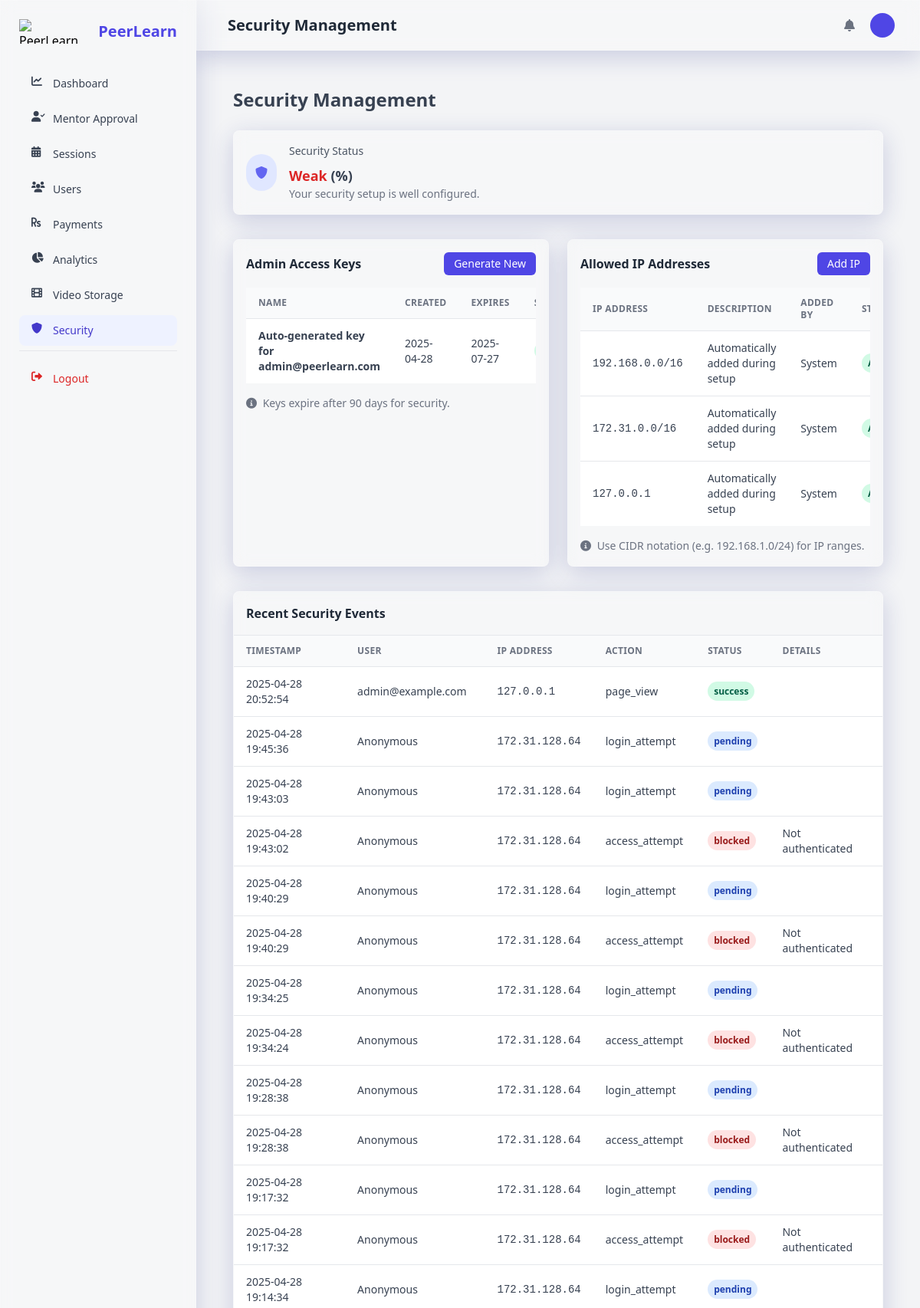
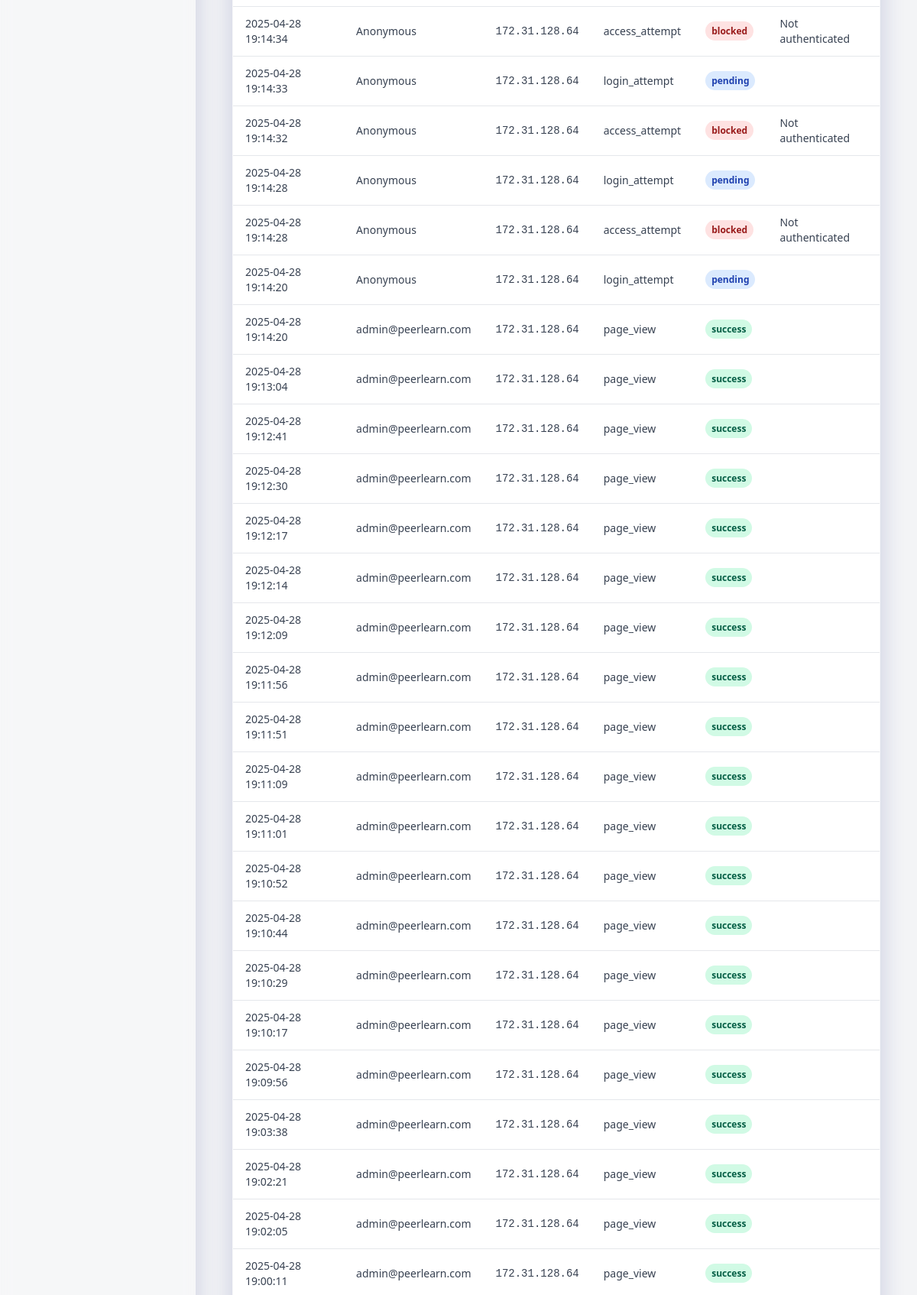
Page /admin-panel/security/ (signed in, upper part) on the committed database (2 pictures, top to bottom).
### admin_panel/models.py (models this page shows, shortened)
class AdminAccessKey(models.Model):
    key_name = models.CharField(max_length=100)
    key_value = models.CharField(max_length=255)  # Hashed value of the key
    is_active = models.BooleanField(default=True)
    created_at = models.DateTimeField(auto_now_add=True)
    expires_at = models.DateTimeField(null=True, blank=True)
    created_by = models.ForeignKey(
        settings.AUTH_USER_MODEL,
        on_delete=models.SET_NULL,
        null=True,
        related_name='created_access_keys'
    )
    @property
    def is_expired(self):
        if not self.expires_at:
            return False
        return self.expires_at < timezone.now()

class AllowedIP(models.Model):
    ip_address = models.CharField(max_length=50)  # Can be single IP or CIDR notation
    description = models.CharField(max_length=255, blank=True)
    is_active = models.BooleanField(default=True)
    added_by = models.ForeignKey(
        settings.AUTH_USER_MODEL,
        on_delete=models.SET_NULL,
        null=True,
        related_name='added_allowed_ips'
    )
    created_at = models.DateTimeField(auto_now_add=True)

class AdminAccessLog(models.Model):
    user = models.ForeignKey(
        settings.AUTH_USER_MODEL,
        on_delete=models.SET_NULL,
        null=True,
        blank=True,
        related_name='admin_access_logs'
    )
    ip_address = models.GenericIPAddressField()
    action = models.CharField(max_length=100)  # login, logout, page_view, etc.
    path = models.CharField(max_length=255, blank=True)
    status = models.CharField(max_length=50)  # success, failed, blocked
    user_agent = models.TextField(blank=True)
    timestamp = models.DateTimeField(auto_now_add=True)
    details = models.TextField(blank=True)  # Additional details like reason for failure
    class Meta:
        ordering = ['-timestamp']

### users/models.py (models this page shows, shortened)
class User(AbstractUser):
    ROLE_CHOICES = (
        ('learner', _('Learner')),
        ('mentor', _('Mentor')),
        ('admin', _('Admin')),
    )
    username = None
    email = models.EmailField(_('email address'), unique=True)
    profile_picture = models.ImageField(_('profile picture'), upload_to='profile_pictures/', blank=True, null=True)
    role = models.CharField(_('role'), max_length=10, choices=ROLE_CHOICES, default='learner')
    two_factor_enabled = models.BooleanField(_('two-factor authentication'), default=False)
    USERNAME_FIELD = 'email'
    REQUIRED_FIELDS = []
    objects = UserManager()
    def get_full_name(self):
        return f"{self.first_name} {self.last_name}".strip() or self.email
    full_name = property(get_full_name)

### admin_panel/views.py (the view)
# urls.py: path('security/', views.security_management, name='security_management'),
@login_required
@user_passes_test(is_admin)
def security_management(request):
    access_keys = AdminAccessKey.objects.all().order_by('-created_at')
    allowed_ips = AllowedIP.objects.all().order_by('-created_at')
    log_filter = request.GET.get('log_filter', 'all')
    if log_filter == 'all':
        access_logs = AdminAccessLog.objects.all()
    else:
        access_logs = AdminAccessLog.objects.filter(status=log_filter)
    access_logs = access_logs.select_related('user').order_by('-timestamp')[:100]
    context = {
        'access_keys': access_keys,
        'allowed_ips': allowed_ips,
        'access_logs': access_logs,
        'log_filter': log_filter,
    }
    return render(request, 'admin_panel/security_management.html', context)

### admin_panel/views.py (called while the page is built)
def is_admin(user):
    return user.is_authenticated and user.role == 'admin'

### templates/admin_panel/security_management.html (shortened to what this page needs)
{% extends 'admin_panel/base.html' %}
{% load static %}
{% load i18n %}
{% block header_title %}{% trans "Security Management" %}{% endblock %}
{% block content %}
<div class="container px-6 mx-auto grid">
    <h2 class="my-6 text-2xl font-semibold text-gray-700">
        {% trans "Security Management" %}
    </h2>
    <div class="flex items-center p-4 bg-white rounded-lg shadow-xs glassmorphism mb-8">
        <div class="p-3 mr-4 text-indigo-500 bg-indigo-100 rounded-full">
            <i class="fas fa-shield-alt"></i>
        </div>
        <div>
            <p class="mb-2 text-sm font-medium text-gray-600">
                {% trans "Security Status" %}
            </p>
            <p class="text-lg font-semibold text-gray-700">
                {% if security_score >= 80 %}
                <span class="text-green-600">{% trans "Strong" %}</span>
                {% elif security_score >= 60 %}
                <span class="text-yellow-600">{% trans "Moderate" %}</span>
                {% else %}
                <span class="text-red-600">{% trans "Weak" %}</span>
                {% endif %}
                ({{ security_score }}%)
            </p>
            <p class="text-sm text-gray-500">
                {% if security_recommendations %}
                {{ security_recommendations }}
                {% else %}
                {% trans "Your security setup is well configured." %}
                {% endif %}
            </p>
        </div>
    </div>
    <div class="grid gap-6 mb-8 md:grid-cols-2">
        <div class="min-w-0 p-4 bg-white rounded-lg shadow-xs glassmorphism">
            <div class="flex items-center justify-between mb-4">
                <h4 class="font-semibold text-gray-800">
                    {% trans "Admin Access Keys" %}
                </h4>
                <a href="{% url 'generate_access_key' %}" class="px-3 py-1 text-sm font-medium leading-5 text-white transition-colors duration-150 bg-indigo-600 border border-transparent rounded-md active:bg-indigo-600 hover:bg-indigo-700 focus:outline-none focus:shadow-outline-indigo">
                    {% trans "Generate New" %}
                </a>
            </div>
            <div class="overflow-x-auto">
                <table class="w-full whitespace-no-wrap">
                    <thead>
                        <tr class="text-xs font-semibold tracking-wide text-left text-gray-500 uppercase border-b bg-gray-50">
                            <th class="px-4 py-3">{% trans "Name" %}</th>
                            <th class="px-4 py-3">{% trans "Created" %}</th>
                            <th class="px-4 py-3">{% trans "Expires" %}</th>
                            <th class="px-4 py-3">{% trans "Status" %}</th>
                        </tr>
                    </thead>
                    <tbody class="bg-white divide-y">
                        {% for key in access_keys %}
                        <tr class="text-gray-700">
                            <td class="px-4 py-3">
                                <div class="flex items-center text-sm">
                                    <div class="font-semibold">{{ key.key_name }}</div>
                                </div>
                            </td>
                            <td class="px-4 py-3 text-sm">
                                {{ key.created_at|date:"Y-m-d" }}
                            </td>
                            <td class="px-4 py-3 text-sm">
                                {{ key.expires_at|date:"Y-m-d" }}
                            </td>
                            <td class="px-4 py-3 text-xs">
                                <span class="px-2 py-1 font-semibold leading-tight rounded-full
                                {% if key.is_active %}
                                    {% if key.is_expired %}
                                        bg-red-100 text-red-800
                                    {% else %}
                                        bg-green-100 text-green-800
                                    {% endif %}
                                {% else %}
                                    bg-gray-100 text-gray-800
                                {% endif %}">
                                </span>
                            </td>
                        </tr>
                        {% empty %}
                        <tr>
                            <td colspan="5" class="px-4 py-3 text-center text-gray-500">
                                {% trans "No access keys found." %}
                            </td>
                        </tr>
                        {% endfor %}
                    </tbody>
                </table>
            </div>
            <div class="mt-4 text-sm text-gray-500">
                <i class="fas fa-info-circle mr-1"></i> {% trans "Keys expire after 90 days for security." %}
            </div>
        </div>
        <div class="min-w-0 p-4 bg-white rounded-lg shadow-xs glassmorphism">
            <div class="flex items-center justify-between mb-4">
                <h4 class="font-semibold text-gray-800">
                    {% trans "Allowed IP Addresses" %}
                </h4>
                <button class="px-3 py-1 text-sm font-medium leading-5 text-white transition-colors duration-150 bg-indigo-600 border border-transparent rounded-md active:bg-indigo-600 hover:bg-indigo-700 focus:outline-none focus:shadow-outline-indigo"
                        onclick="document.getElementById('addIPModal').classList.remove('hidden');">
                    {% trans "Add IP" %}
                </button>
            </div>
            <div class="overflow-x-auto">
                <table class="w-full whitespace-no-wrap">
                    <thead>
                        <tr class="text-xs font-semibold tracking-wide text-left text-gray-500 uppercase border-b bg-gray-50">
                            <th class="px-4 py-3">{% trans "IP Address" %}</th>
                            <th class="px-4 py-3">{% trans "Description" %}</th>
                            <th class="px-4 py-3">{% trans "Added By" %}</th>
                            <th class="px-4 py-3">{% trans "Status" %}</th>
                        </tr>
                    </thead>
                    <tbody class="bg-white divide-y">
                        {% for ip in allowed_ips %}
                        <tr class="text-gray-700">
                            <td class="px-4 py-3">
                                <div class="flex items-center text-sm">
                                    <div class="font-mono">{{ ip.ip_address }}</div>
                                </div>
                            </td>
                            <td class="px-4 py-3 text-sm">
                                {{ ip.description }}
                            </td>
                            <td class="px-4 py-3 text-sm">
                                {% if ip.added_by %}
                                {{ ip.added_by.get_full_name }}
                                {% else %}
                                {% trans "System" %}
                                {% endif %}
                            </td>
                            <td class="px-4 py-3 text-xs">
                                <span class="px-2 py-1 font-semibold leading-tight rounded-full
                                {% if ip.is_active %}
                                    bg-green-100 text-green-800
                                {% else %}
                                    bg-gray-100 text-gray-800
                                {% endif %}">
                                </span>
                            </td>
                        </tr>
                        {% empty %}
                        <tr>
                            <td colspan="5" class="px-4 py-3 text-center text-gray-500">
                                {% trans "No allowed IPs found." %}
                            </td>
                        </tr>
                        {% endfor %}
                    </tbody>
                </table>
            </div>
            <div class="mt-4 text-sm text-gray-500">
                <i class="fas fa-info-circle mr-1"></i> {% trans "Use CIDR notation (e.g. 192.168.1.0/24) for IP ranges." %}
            </div>
        </div>
    </div>
    <div class="w-full overflow-hidden rounded-lg shadow-xs glassmorphism">
        <div class="w-full overflow-x-auto">
            <h4 class="font-semibold text-gray-800 p-4 border-b">
                {% trans "Recent Security Events" %}
            </h4>
            <table class="w-full whitespace-no-wrap">
                <thead>
                    <tr class="text-xs font-semibold tracking-wide text-left text-gray-500 uppercase border-b bg-gray-50">
                        <th class="px-4 py-3">{% trans "Timestamp" %}</th>
                        <th class="px-4 py-3">{% trans "User" %}</th>
                        <th class="px-4 py-3">{% trans "IP Address" %}</th>
                        <th class="px-4 py-3">{% trans "Action" %}</th>
                        <th class="px-4 py-3">{% trans "Status" %}</th>
                        <th class="px-4 py-3">{% trans "Details" %}</th>
                    </tr>
                </thead>
                <tbody class="bg-white divide-y">
                    {% for log in access_logs %}
                    <tr class="text-gray-700">
                        <td class="px-4 py-3 text-sm">
                            {{ log.timestamp|date:"Y-m-d H:i:s" }}
                        </td>
                        <td class="px-4 py-3 text-sm">
                            {% if log.user %}
                            {{ log.user.email }}
                            {% else %}
                            {% trans "Anonymous" %}
                            {% endif %}
                        </td>
                        <td class="px-4 py-3 text-sm font-mono">
                            {{ log.ip_address }}
                        </td>
                        <td class="px-4 py-3 text-sm">
                            {{ log.action }}
                        </td>
                        <td class="px-4 py-3 text-xs">
                            <span class="px-2 py-1 font-semibold leading-tight rounded-full
                            {% if log.status == 'success' %}
                                bg-green-100 text-green-800
                            {% elif log.status == 'failed' %}
                                bg-yellow-100 text-yellow-800
                            {% elif log.status == 'blocked' %}
                                bg-red-100 text-red-800
                            {% else %}
                                bg-blue-100 text-blue-800
                            {% endif %}">
                                {{ log.status }}
                            </span>
                        </td>
                        <td class="px-4 py-3 text-sm">
                            {{ log.details|truncatechars:30 }}
                        </td>
                    </tr>
                    {% empty %}
                    <tr>
                        <td colspan="6" class="px-4 py-3 text-center text-gray-500">
                            {% trans "No security events found." %}
                        </td>
                    </tr>
                    {% endfor %}
                </tbody>
            </table>
        </div>
    </div>
</div>
{% endblock %}

### templates/admin_panel/base.html (style rules this page uses)
.glassmorphism { background: rgba(255, 255, 255, 0.25); backdrop-filter: blur(10px); -webkit-backdrop-filter: blur(10px); border: 1px solid rgba(255, 255, 255, 0.18); box-shadow: 0 8px 32px 0 rgba(31, 38, 135, 0.2); }

### rows in the picture
AdminAccessKey: key_name "Auto-generated key for admin@peerlearn.com", created_at "2025-04-28", expires_at "2025-07-27"
AllowedIP: ip_address "192.168.0.0/16", description "Automatically added during setup"
AllowedIP: ip_address "172.31.0.0/16", description "Automatically added during setup"
AllowedIP: ip_address "127.0.0.1", description "Automatically added during setup"
AdminAccessLog: timestamp "2025-04-28 19:45:36", ip_address "172.31.128.64", action "login_attempt", status "pending"
AdminAccessLog: timestamp "2025-04-28 19:43:03", ip_address "172.31.128.64", action "login_attempt", status "pending"
AdminAccessLog: timestamp "2025-04-28 19:43:02", ip_address "172.31.128.64", action "access_attempt", status "blocked", details "Not authenticated"
AdminAccessLog: timestamp "2025-04-28 19:40:29", ip_address "172.31.128.64", action "login_attempt", status "pending"
AdminAccessLog: timestamp "2025-04-28 19:40:29", ip_address "172.31.128.64", action "access_attempt", status "blocked", details "Not authenticated"
AdminAccessLog: timestamp "2025-04-28 19:34:25", ip_address "172.31.128.64", action "login_attempt", status "pending"
AdminAccessLog: timestamp "2025-04-28 19:34:24", ip_address "172.31.128.64", action "access_attempt", status "blocked", details "Not authenticated"
AdminAccessLog: timestamp "2025-04-28 19:28:38", ip_address "172.31.128.64", action "login_attempt", status "pending"
AdminAccessLog: timestamp "2025-04-28 19:28:38", ip_address "172.31.128.64", action "access_attempt", status "blocked", details "Not authenticated"
AdminAccessLog: timestamp "2025-04-28 19:17:32", ip_address "172.31.128.64", action "login_attempt", status "pending"
AdminAccessLog: timestamp "2025-04-28 19:17:32", ip_address "172.31.128.64", action "access_attempt", status "blocked", details "Not authenticated"
AdminAccessLog: timestamp "2025-04-28 19:14:34", ip_address "172.31.128.64", action "login_attempt", status "pending"
AdminAccessLog: timestamp "2025-04-28 19:14:34", ip_address "172.31.128.64", action "access_attempt", status "blocked", details "Not authenticated"
AdminAccessLog: timestamp "2025-04-28 19:14:33", ip_address "172.31.128.64", action "login_attempt", status "pending"
AdminAccessLog: timestamp "2025-04-28 19:14:32", ip_address "172.31.128.64", action "access_attempt", status "blocked", details "Not authenticated"
AdminAccessLog: timestamp "2025-04-28 19:14:28", ip_address "172.31.128.64", action "login_attempt", status "pending"
AdminAccessLog: timestamp "2025-04-28 19:14:28", ip_address "172.31.128.64", action "access_attempt", status "blocked", details "Not authenticated"
AdminAccessLog: timestamp "2025-04-28 19:14:20", ip_address "172.31.128.64", action "login_attempt", status "pending"
AdminAccessLog: timestamp "2025-04-28 19:14:20", user.email "admin@peerlearn.com", ip_address "172.31.128.64", action "page_view", status "success"
AdminAccessLog: timestamp "2025-04-28 19:13:04", user.email "admin@peerlearn.com", ip_address "172.31.128.64", action "page_view", status "success"
AdminAccessLog: timestamp "2025-04-28 19:12:41", user.email "admin@peerlearn.com", ip_address "172.31.128.64", action "page_view", status "success"
AdminAccessLog: timestamp "2025-04-28 19:12:30", user.email "admin@peerlearn.com", ip_address "172.31.128.64", action "page_view", status "success"
AdminAccessLog: timestamp "2025-04-28 19:12:17", user.email "admin@peerlearn.com", ip_address "172.31.128.64", action "page_view", status "success"
AdminAccessLog: timestamp "2025-04-28 19:12:14", user.email "admin@peerlearn.com", ip_address "172.31.128.64", action "page_view", status "success"
AdminAccessLog: timestamp "2025-04-28 19:12:09", user.email "admin@peerlearn.com", ip_address "172.31.128.64", action "page_view", status "success"
AdminAccessLog: timestamp "2025-04-28 19:11:56", user.email "admin@peerlearn.com", ip_address "172.31.128.64", action "page_view", status "success"
AdminAccessLog: timestamp "2025-04-28 19:11:51", user.email "admin@peerlearn.com", ip_address "172.31.128.64", action "page_view", status "success"
AdminAccessLog: timestamp "2025-04-28 19:11:09", user.email "admin@peerlearn.com", ip_address "172.31.128.64", action "page_view", status "success"
AdminAccessLog: timestamp "2025-04-28 19:11:01", user.email "admin@peerlearn.com", ip_address "172.31.128.64", action "page_view", status "success"
AdminAccessLog: timestamp "2025-04-28 19:10:52", user.email "admin@peerlearn.com", ip_address "172.31.128.64", action "page_view", status "success"
AdminAccessLog: timestamp "2025-04-28 19:10:44", user.email "admin@peerlearn.com", ip_address "172.31.128.64", action "page_view", status "success"
AdminAccessLog: timestamp "2025-04-28 19:10:29", user.email "admin@peerlearn.com", ip_address "172.31.128.64", action "page_view", status "success"
AdminAccessLog: timestamp "2025-04-28 19:10:17", user.email "admin@peerlearn.com", ip_address "172.31.128.64", action "page_view", status "success"
AdminAccessLog: timestamp "2025-04-28 19:09:56", user.email "admin@peerlearn.com", ip_address "172.31.128.64", action "page_view", status "success"
AdminAccessLog: timestamp "2025-04-28 19:03:38", user.email "admin@peerlearn.com", ip_address "172.31.128.64", action "page_view", status "success"
AdminAccessLog: timestamp "2025-04-28 19:02:21", user.email "admin@peerlearn.com", ip_address "172.31.128.64", action "page_view", status "success"
AdminAccessLog: timestamp "2025-04-28 19:02:05", user.email "admin@peerlearn.com", ip_address "172.31.128.64", action "page_view", status "success"
AdminAccessLog: timestamp "2025-04-28 19:00:11", user.email "admin@peerlearn.com", ip_address "172.31.128.64", action "page_view", status "success"
